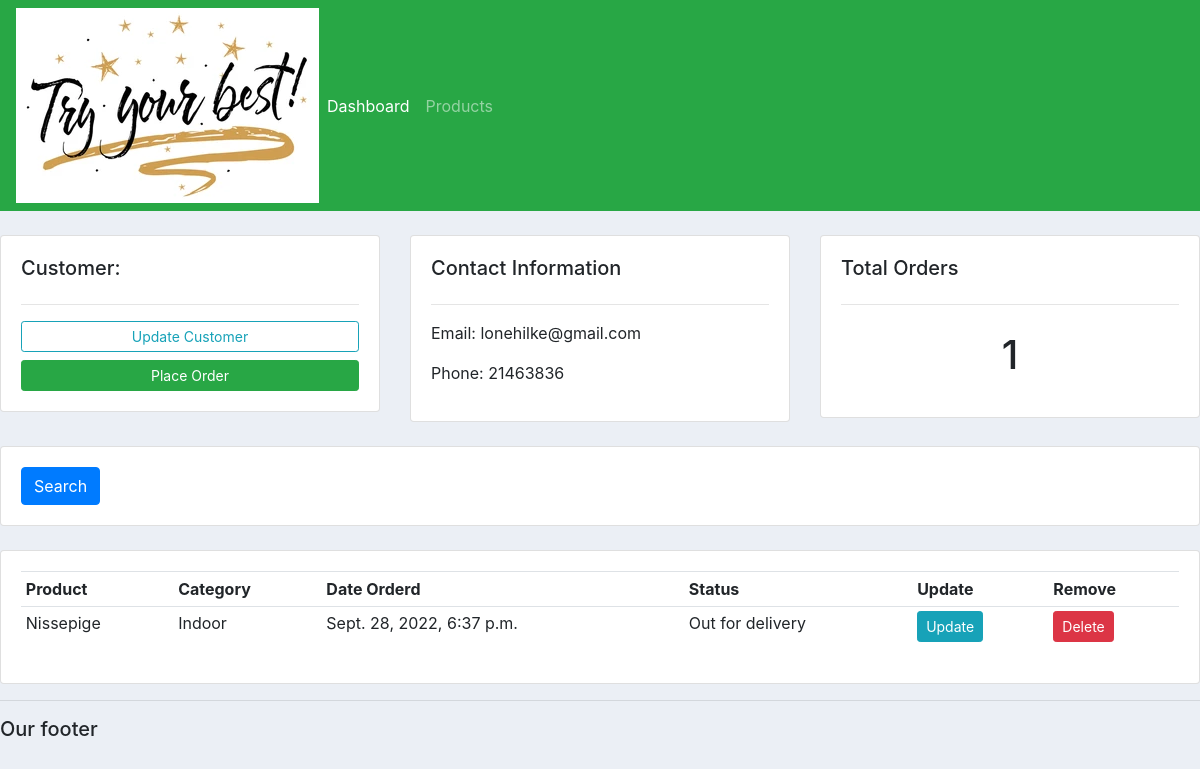
The app's page /customer/2, older data.
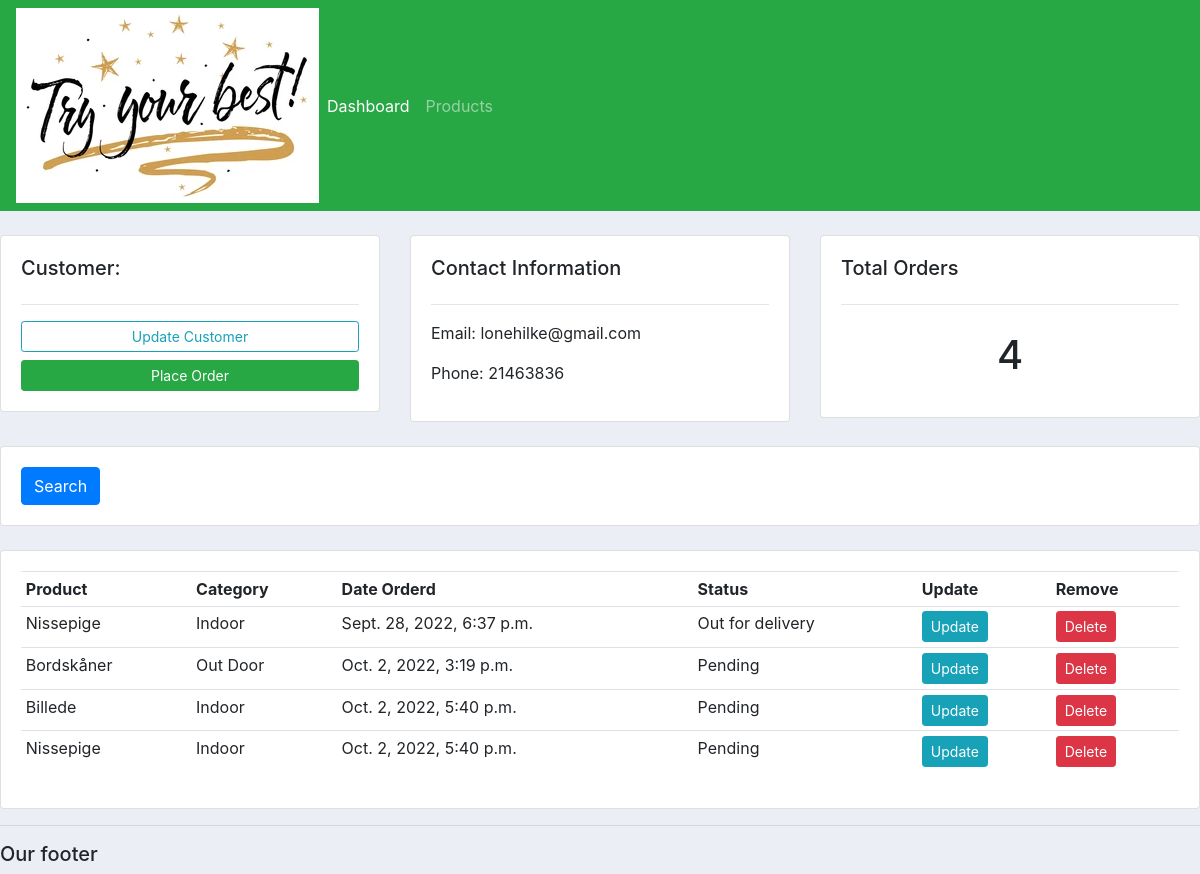
The same page, newer data.
### accounts/models.py (models this page shows, shortened)
class Customer(models.Model):
		name = models.CharField(max_length=200, null = True)
		phone = models.CharField(max_length=200, null = True)
		email = models.CharField(max_length=200, null = True)
		date_created = models.DateField(auto_now_add=True)

class Order(models.Model):
	STATUS = (
			('Pending', 'Pending'),
			('Out for delivery', 'Out for delivery'),
			('Delivered', 'Delivered'),
			)
	customer = models.ForeignKey(Customer, null=True, on_delete=models.SET_NULL)
	product = models.ForeignKey(Product, null=True, on_delete=models.SET_NULL)
	date_created = models.DateTimeField(auto_now_add=True, null=True)
	status = models.CharField(max_length=200, null=True, choices=STATUS)

class Product(models.Model):
		CATEGORY = (
				('Indoor', 'Indoor'),
				('Out Door', 'Out Door'),
				)
		name = models.CharField(max_length=200, null=True)
		price = models.FloatField(null=True)
		category = models.CharField(max_length=200, null=True, choices=CATEGORY)
		description = models.CharField(max_length=200, null=True)
		date_created = models.DateTimeField(auto_now_add=True, null=True)
		tags = models.ManyToManyField(Tag)
		def __str__(self):
			return self.name

### accounts/views.py (the view)
# urls.py: path('customer/<str:pk_test>', views.customer, name='customer'),
def customer(request, pk_test):
    customer = Customer.objects.get(id=pk_test)
    orders = customer.order_set.all()
    order_count = orders.count()
    context = {
        'customer': customer,
        'orders': orders,
        'order_count': order_count,
        }
    return render(request, 'accounts/customer.html', context)

### accounts/templates/accounts/customer.html
{% extends 'accounts/main.html' %}
{% block content %}
		<br>
<div class="row">
	<div class="col-md">
		<div class="card card-body">
			<h5>Customer:</h5>
			<hr>
			<a class="btn btn-outline-info  btn-sm btn-block" href="">Update Customer</a>
			<a class="btn btn-success  btn-sm btn-block" href="{% url 'create_order' customer.id %}">Place Order</a>
		</div>
	</div>
	<div class="col-md">
		<div class="card card-body">
			<h5>Contact Information</h5>
			<hr>
			<p>Email: {{customer.email}} </p>
			<p>Phone: {{customer.phone}} </p>
		</div>
	</div>
	<div class="col-md">
		<div class="card card-body">
			<h5>Total Orders</h5>
			<hr>
			<h1 style="text-align: center;padding: 10px">{{order_count}}</h1>
		</div>
	</div>
</div>
<br>
<div class="row">
	<div class="col">
		<div class="card card-body">
			<form method="get">
		    <button class="btn btn-primary" type="submit">Search</button>
		  </form>
		</div>
	</div>
</div>
<br>
<div class="row">
	<div class="col-md">
		<div class="card card-body">
			<table class="table table-sm">
				<tr>
					<th>Product</th>
					<th>Category</th>
					<th>Date Orderd</th>
					<th>Status</th>
					<th>Update</th>
					<th>Remove</th>
				</tr>
				{% for order in orders %}
				<tr>
					<td>{{order.product}}</td>
					<td>{{order.product.category}}</td>
					<td>{{order.date_created}}</td>
					<td>{{order.status}}</td>
					<td><a class="btn btn-sm btn-info" href="{% url 'update_order' order.id %}">Update</a></td>
					<td><a class="btn btn-sm btn-danger" href="{% url 'delete_order' order.id %}">Delete</a></td>
				</tr>
				{% endfor %}
			</table>
		</div>
	</div>
</div>
{% endblock %}

### accounts/templates/accounts/main.html (shortened to what this page needs)
{% load static %}
<!DOCTYPE html>
<html>
    <head>
        <link rel="stylesheet" href="https://cdn.jsdelivr.net/npm/bootstrap@4.3.1/dist/css/bootstrap.min.css">
        <link rel="stylesheet" type="text/css" href="{% static '/css/main.css' %}">
    </head>
    <body>
        {% include 'accounts/navbar.html' %}
        {% block content %}
        {% endblock %}
        <hr>
        <h5>Our footer</h5>
    </body>
</html>

### accounts/templates/accounts/navbar.html (shortened to what this page needs)
{% load static %}
<nav class="navbar navbar-expand-lg navbar-dark bg-success">
  <img src="{% static 'images/try-best.jpg' %}">
    <div class="collapse navbar-collapse" id="navbarNav">
      <ul class="navbar-nav">
        <li class="nav-item active">
          <a class="nav-link" href="{% url 'home' %}">Dashboard </a>
        </li>
        <li class="nav-item">
          <a class="nav-link" href="{% url 'products' %}">Products</a>
        </li>
      </ul>
    </div>
  </nav>

### static/css/main.css (style rules this page uses)
body { background-color: #ebeff5; }

Row changes from the older to the newer data that the page shows:
added Order: product "Bordskåner", product.category "Out Door", date_created "Oct. 2, 2022, 3:19 p.m.", status "Pending"
added Order: product "Billede", product.category "Indoor", date_created "Oct. 2, 2022, 5:40 p.m.", status "Pending"
added Order: product "Nissepige", product.category "Indoor", date_created "Oct. 2, 2022, 5:40 p.m.", status "Pending"
Text that changed along with them:
{{ order_count }}: "1" → "4"
